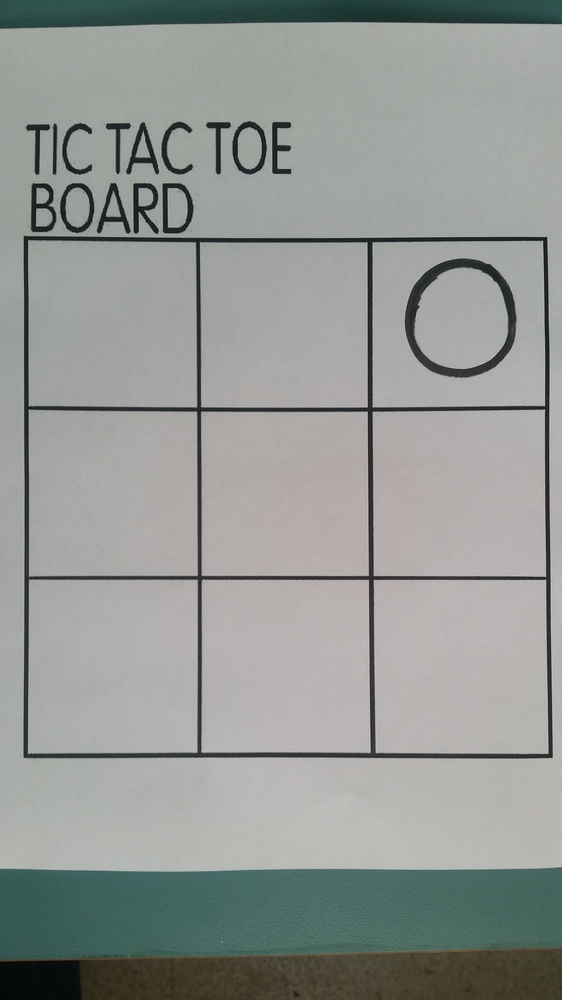
#> input picture ttt/images/Test-1.jpg, 562 x 1000 px, shrunk from 2240 x 3984 before the run
$ python app3.py images/Test-1.jpg
#> lines starting #> are read from the running program, lines starting #| are printed output that depends on the picture; after the words box and inside, x2 and y2 are one past the last pixel; in counts of white or black regions, pixels touching at a corner belong together
import cv2, sys
import numpy as np

def find_tic_tac_toe_board(image_path):
    # Load the image
#> called with image_path = 'images/Test-1.jpg'
    image = cv2.imread(image_path)
#> image is the input picture: shape (1000, 562, 3); mean B, G, R 148, 151.7, 148
    gray = cv2.cvtColor(image, cv2.COLOR_BGR2GRAY)
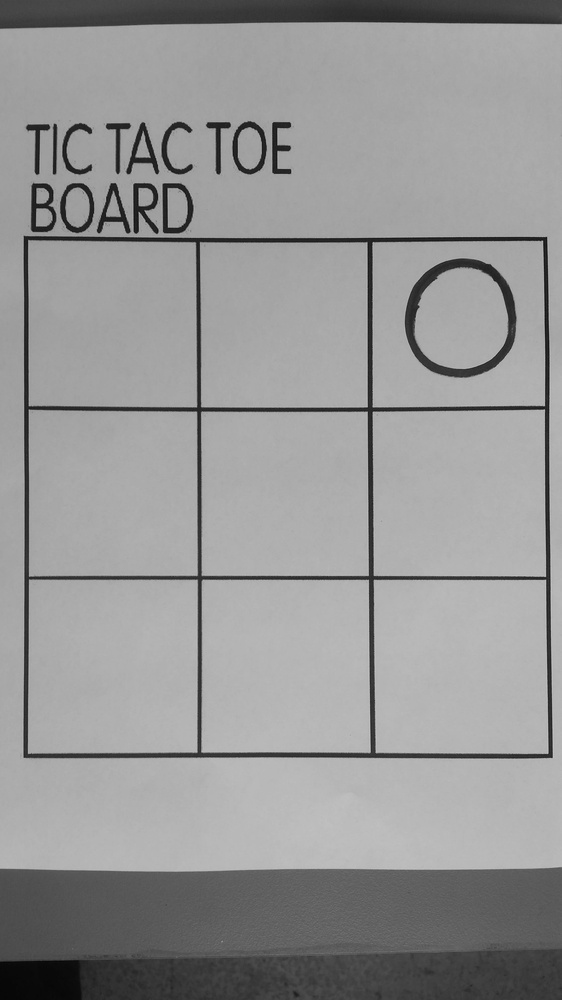
#> gray: shape (1000, 562); min 5, max 197, mean 150.2

    # Apply Gaussian blur to reduce noise
    blurred = cv2.GaussianBlur(gray, (5, 5), 0)

    # Apply edge detection using Canny
    edges = cv2.Canny(blurred, 50, 150)
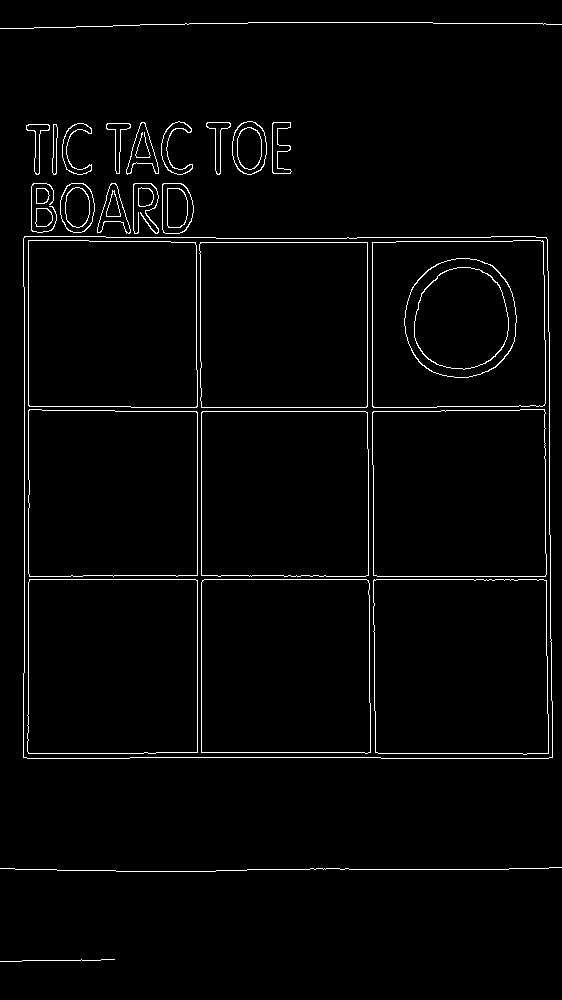
#> edges: shape (1000, 562); 2.3% white in thin lines or dots

    # Find contours in the edged image
    contours, _ = cv2.findContours(edges.copy(), cv2.RETR_EXTERNAL, cv2.CHAIN_APPROX_SIMPLE)
#> contours = 21 contours, 4 with area under 20; largest, box (x1, y1, x2, y2) and area: (23, 236, 553, 759) 273659, (232, 121, 267, 175) 1466, (60, 183, 95, 233) 1370, (162, 183, 194, 234) 1364, (126, 122, 159, 175) 764

    # Find the largest rectangle (the Tic Tac Toe board)
    largest_area = 0
    tic_tac_toe_board = None

    for contour in contours:
        if cv2.contourArea(contour) > largest_area:
            epsilon = 0.02 * cv2.arcLength(contour, True)
            approx = cv2.approxPolyDP(contour, epsilon, True)

            if len(approx) == 4:
                largest_area = cv2.contourArea(contour)
                tic_tac_toe_board = approx
#> this loop made 21 passes
#> (epsilon, largest_area, tic_tac_toe_board) on pass 3: (42.02, 273659, [[24, 236], [23, 757], [552, 757], [546, 237]])
#> after the loop, epsilon = 42.02; largest_area = 273659

    return tic_tac_toe_board

def normalize_image(image, corners):
    # Define the desired width and height of the normalized image
    width = 300
    height = 300

    # Define the coordinates of the corners of the normalized image
    normalized_corners = np.array([[0, 0], [width - 1, 0], [width - 1, height - 1], [0, height - 1]], dtype=np.float32)

    # Calculate the perspective transform matrix
    transform_matrix = cv2.getPerspectiveTransform(corners, normalized_corners)

    # Apply the perspective transform to the original image
    normalized_image = cv2.warpPerspective(image, transform_matrix, (width, height))

    return normalized_image

if __name__ == "__main__":
    image_path = sys.argv[1]

    tic_tac_toe_board = find_tic_tac_toe_board(image_path)
#> tic_tac_toe_board = [[24, 236], [23, 757], [552, 757], [546, 237]]

    if tic_tac_toe_board is not None:
        # Reshape the corners to be in the order: top-left, top-right, bottom-right, bottom-left
        corners = np.array([tic_tac_toe_board[0], tic_tac_toe_board[1], tic_tac_toe_board[3], tic_tac_toe_board[2]], dtype=np.float32)
#> corners = [[24, 236], [23, 757], [546, 237], [552, 757]]

        # Load the original image
        image = cv2.imread(image_path)

        # Normalize the image
        normalized_image = normalize_image(image, corners)
#> in normalize_image, `transform_matrix = cv2.getPerspectiveTransform(corners, normalized_cor..`: transform_matrix = [[-0.527, 0.534, -113.3], [-0.526, -0.00101, 12.85], [-0.00352, 1.7e-05, 1]]
#> in normalize_image, `normalized_image = cv2.warpPerspective(image, transform_matrix, (width..`:
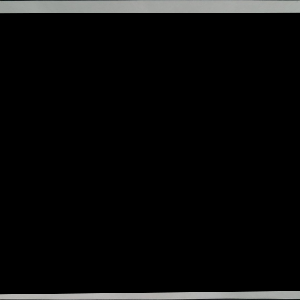
#> normalized_image: shape (300, 300, 3); mean B, G, R 10.7, 10.9, 10.8

        # Display the original and normalized images
        cv2.imshow('Original Image', image)
        cv2.imshow('Normalized Image', normalized_image)
        cv2.waitKey(0)
        cv2.destroyAllWindows()
    else:
        print("Tic Tac Toe board not found.")

$ run again, on ttt/images/Test-A.jpg
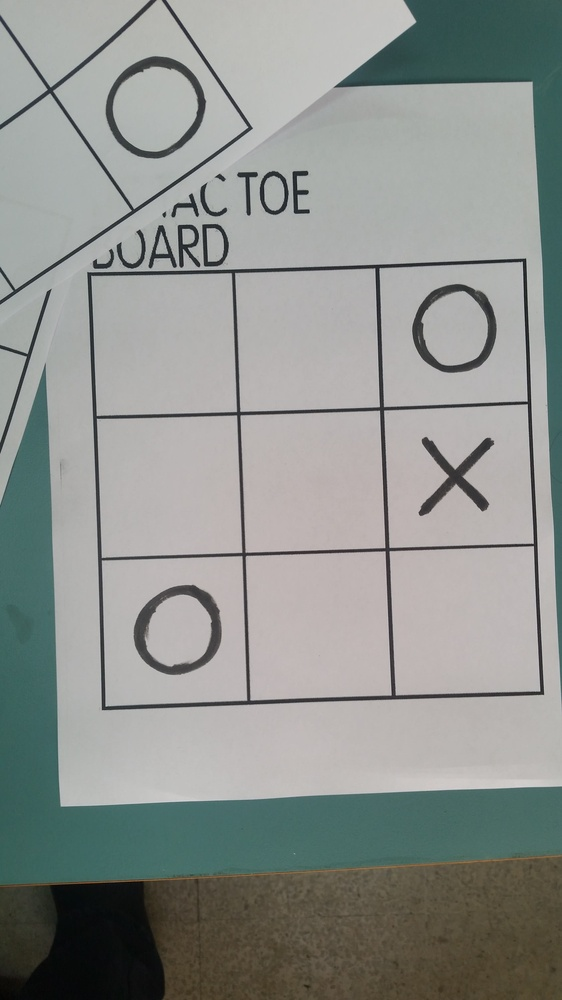
#> input picture ttt/images/Test-A.jpg, 562 x 1000 px, shrunk from 2240 x 3984 before the run
#> in find_tic_tac_toe_board, image is the input picture: shape (1000, 562, 3); mean B, G, R 142.3, 146, 142.3
#> in find_tic_tac_toe_board, `edges = cv2.Canny(blurred, 50, 150)`:
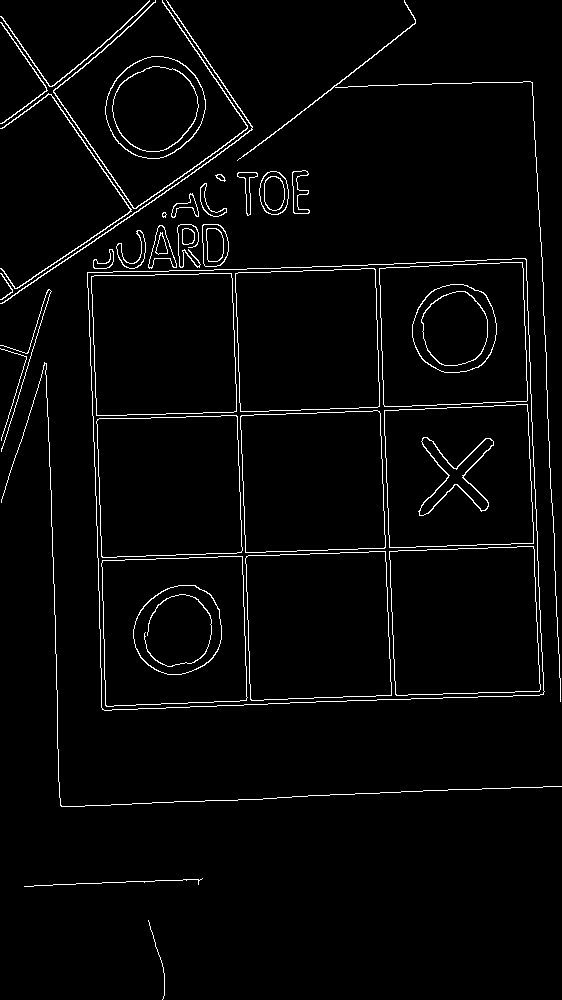
#> edges: shape (1000, 562); 2.9% white in thin lines or dots
#> contours = 27 contours, 7 with area under 20; largest, box (x1, y1, x2, y2) and area: (87, 258, 545, 711) 191598, (105, 56, 206, 159) 7793, (259, 171, 289, 215) 1012, (202, 224, 229, 267) 950, (148, 225, 177, 269) 545
#> the loop in find_tic_tac_toe_board, `for contour in contours:` made 27 passes
#> (epsilon, largest_area, tic_tac_toe_board) on pass 7: (35.59, 191598, [[525, 258], [87, 272], [102, 709], [543, 694]])
#> after the loop in find_tic_tac_toe_board, `for contour in contours:`: epsilon = 35.59; largest_area = 191598
#> `tic_tac_toe_board = find_tic_tac_toe_board(image_path)`: tic_tac_toe_board = [[525, 258], [87, 272], [102, 709], [543, 694]]
#> corners = [[525, 258], [87, 272], [543, 694], [102, 709]]
#> transform_matrix = [[-0.311, -0.292, 238.7], [-0.00973, -0.304, 83.64], [-6.69e-05, -0.00203, 1]]
#> in normalize_image, `normalized_image = cv2.warpPerspective(image, transform_matrix, (width..`:
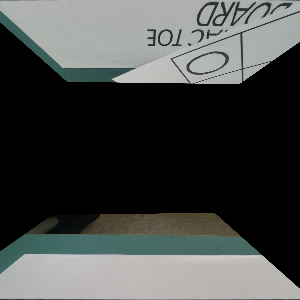
#> normalized_image: shape (300, 300, 3); mean B, G, R 71.4, 73.2, 70.5

$ run again, on ttt/images/Test-slanted.jpg
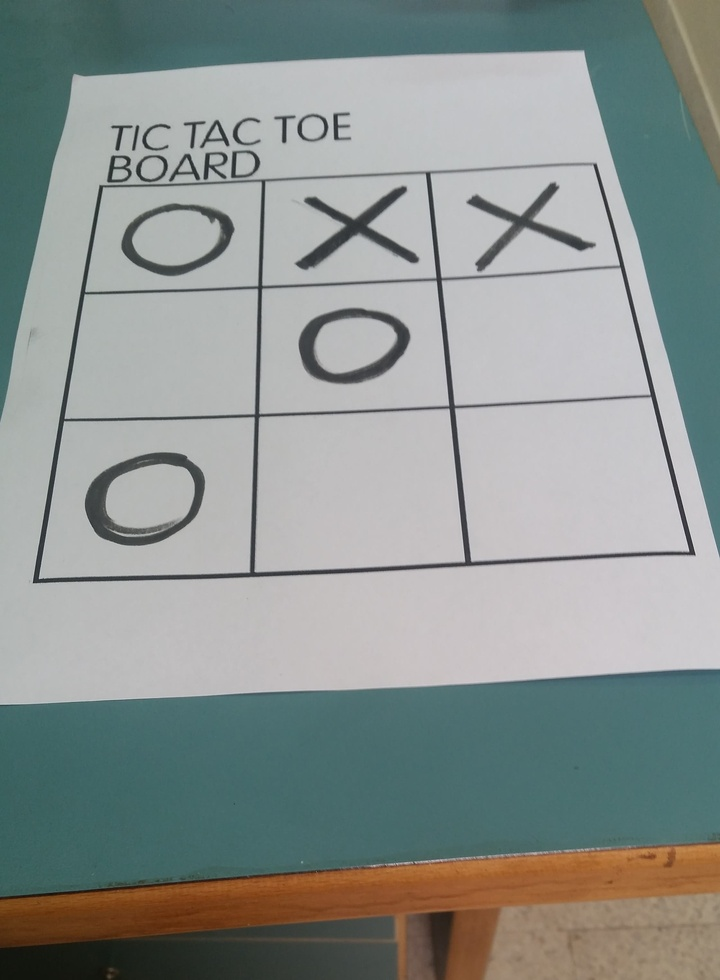
#> input picture ttt/images/Test-slanted.jpg, 720 x 980 px, shrunk from 2240 x 3048 before the run
#> in find_tic_tac_toe_board, image is the input picture: shape (980, 720, 3); mean B, G, R 143.7, 146.6, 139.3
#> in find_tic_tac_toe_board, `edges = cv2.Canny(blurred, 50, 150)`:
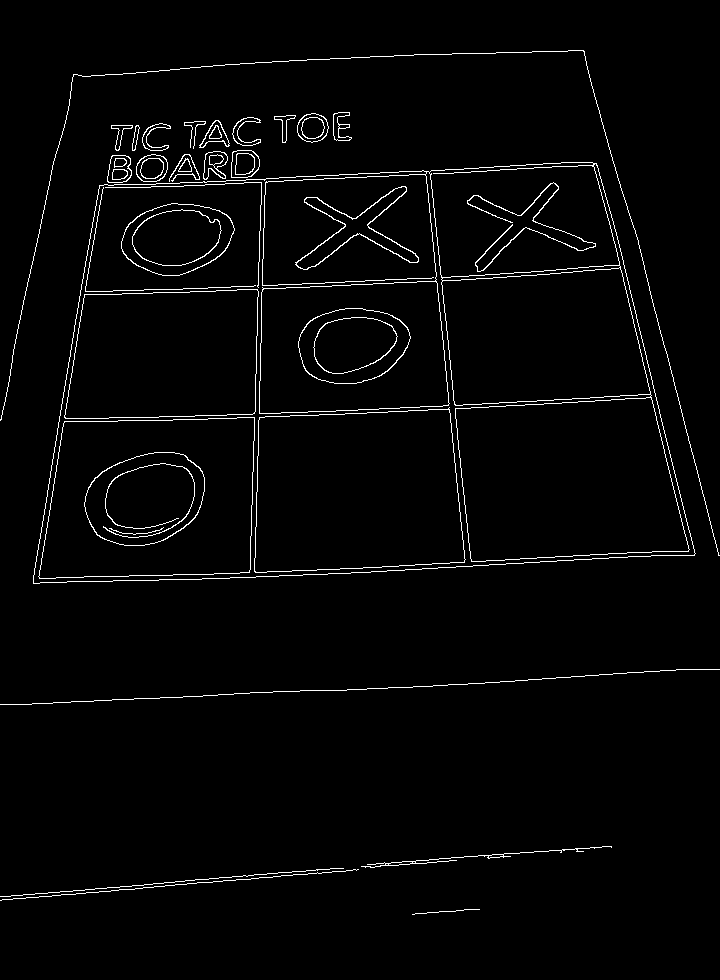
#> edges: shape (980, 720); 2.3% white in thin lines or dots, all inside (x1, y1, x2, y2) = (0, 50, 720, 915)
#> contours = 22 contours, 6 with area under 20; largest, box (x1, y1, x2, y2) and area: (33, 162, 696, 584) 230817, (297, 113, 329, 143) 699, (136, 154, 168, 182) 688, (231, 150, 260, 178) 666, (107, 155, 132, 183) 551
#> the loop in find_tic_tac_toe_board, `for contour in contours:` made 22 passes
#> (epsilon, largest_area, tic_tac_toe_board) on pass 6: (40.83, 230817, [[596, 163], [99, 185], [33, 583], [694, 555]])
#> after the loop in find_tic_tac_toe_board, `for contour in contours:`: epsilon = 40.83; largest_area = 230817
#> `tic_tac_toe_board = find_tic_tac_toe_board(image_path)`: tic_tac_toe_board = [[596, 163], [99, 185], [33, 583], [694, 555]]
#> corners = [[596, 163], [99, 185], [694, 555], [33, 583]]
#> transform_matrix = [[-0.302, -0.405, 246.2], [-0.021, -0.475, 90.05], [-0.000121, -0.00279, 1]]
#> in normalize_image, `normalized_image = cv2.warpPerspective(image, transform_matrix, (width..`:
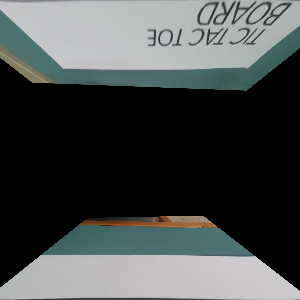
#> normalized_image: shape (300, 300, 3); mean B, G, R 75.5, 75.8, 71.7
